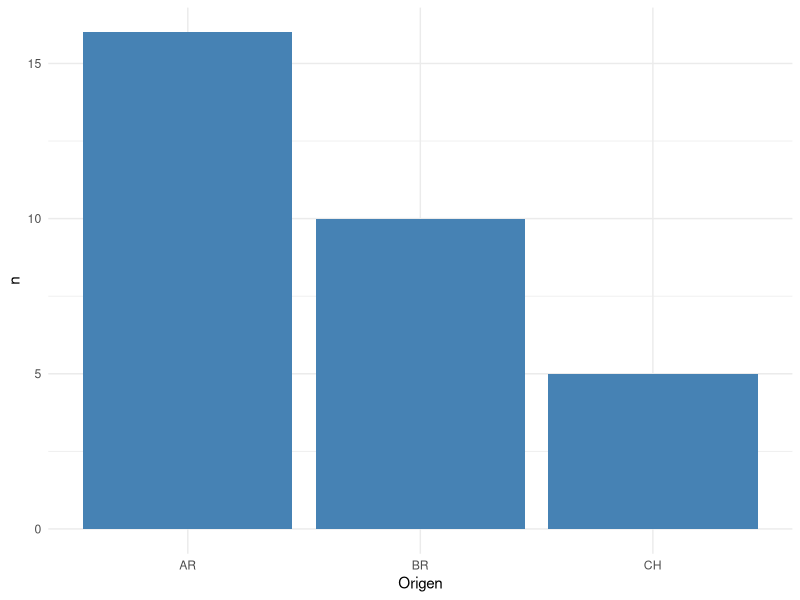
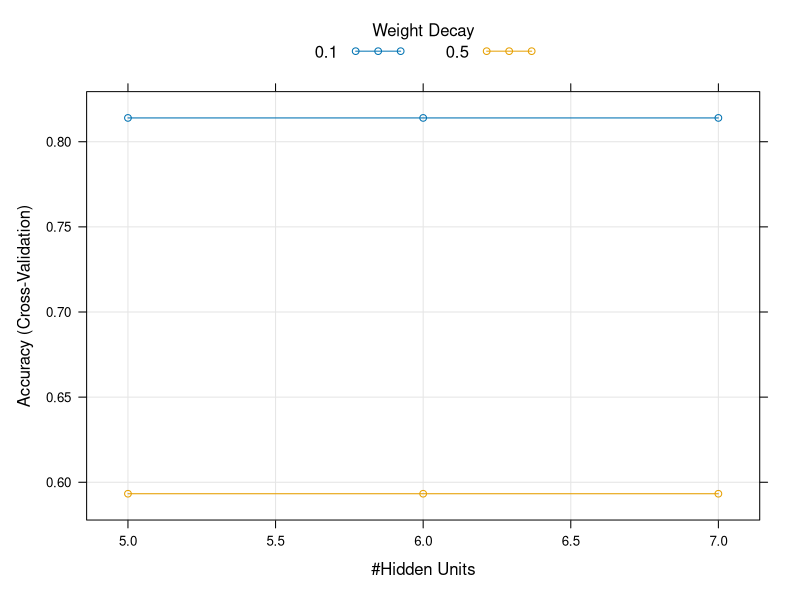
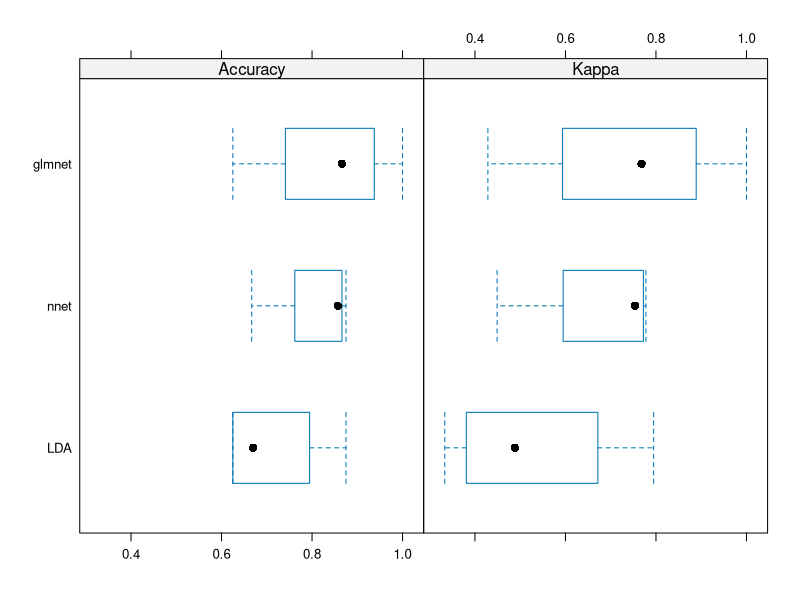
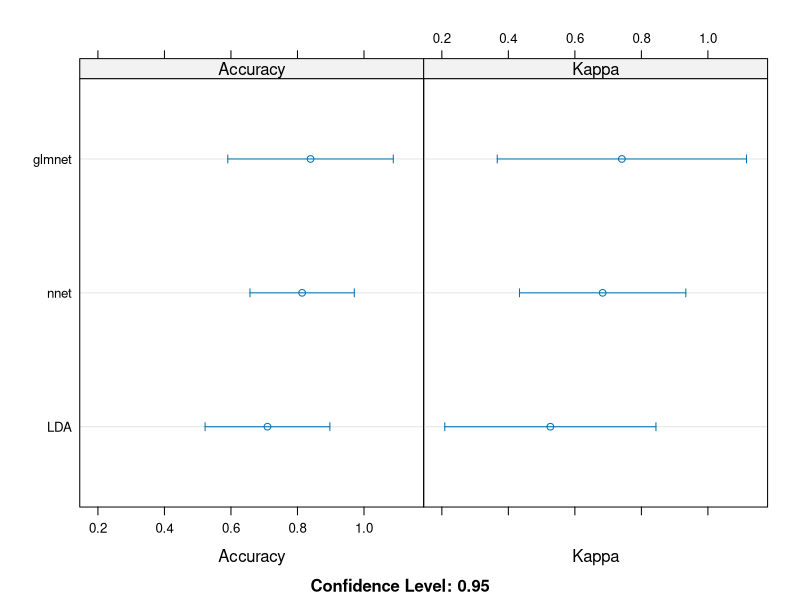

These figures' R source, in order:
## ---- chunk 1
knitr::opts_chunk$set(echo = TRUE)

## ---- chunk 2
library(ggplot2)
suppressMessages(library(tidyverse))
## ---- chunk 3
# cargamos los datos 
library(readxl)
dataset <- read_excel("data/Dataset para enfoque 2 y 3.xlsx")
# escalamos dataset en valores 0 a 1
range01 <- function(x){(x-min(x))/(max(x)-min(x))}
data <- data.frame(dataset[,1], apply(dataset[-1],2,range01))
# desordenamos el dataset
data <- data[sample(1:31),]
# cual es la variable de clase HARDCODEO
Y <- 1 # COLUMNA 1 
## ---- chunk 4

d <- data %>% group_by(Origen) %>% summarise(n = n())
knitr::kable(d, caption = "Tabla que muestra distribución de datapoints por clase")
## ---- chunk 5

myplot <- ggplot(data=d, aes(x=Origen, y=n)) +
  geom_bar(stat="identity", fill="steelblue")+
  theme_minimal()

print(myplot)
## ---- chunk 6
library(caret)
x = data[,-1]
y = data$Origen
#index <- sample(1:nrow(data), round(nrow(data) * 0.7))
#train <- data[index,]
#test <- data[-index,]
SEED <- 1234 # seed semilla para números aleatorios
set.seed(SEED)
mySeeds <- sapply(simplify = FALSE, 1:11, function(u) sample(10^4, 3))

METRIC <- "Accuracy" #
train_control <- trainControl(method="cv", number=4,seeds = mySeeds,classProbs=TRUE)

set.seed(SEED)
mySeeds <- sapply(simplify = FALSE, 1:11, function(u) sample(10^4, 3))
train_control <- trainControl(method="cv", number=4,seeds = mySeeds,classProbs=TRUE)
model.lda <- train(as.factor(Origen)~., data=data, 
                  trControl=train_control, method="lda",metric=METRIC)

p <- predict(model.lda$finalModel,x,type="class")

## ---- chunk 7
print(table(p$class,y))
## ---- chunk 8

my.grid <- expand.grid(.decay = c(0.5, 0.1), .size = c(5, 6, 7))

set.seed(SEED)
mySeeds <- sapply(simplify = FALSE, 1:11, function(u) sample(10^4, 6))
train_control <- trainControl(method="cv", number=4,seeds = mySeeds,classProbs=TRUE)
model.nnet <- train(as.factor(Origen)~., data=data, 
                  trControl=train_control, method="nnet", tuneGrid=my.grid,
                  maxit = 1000, trace = F,metric=METRIC)

p <- predict(model.nnet$finalModel,x,type="class")

print(table(p,y))

## ---- chunk 9

plot(model.nnet)
## ---- chunk 10

set.seed(SEED)
mySeeds <- sapply(simplify = FALSE, 1:11, function(u) sample(10^4, 3))

train_control <- trainControl(method="cv", number=4,seeds = mySeeds,classProbs=TRUE)
model.glmnet <- train(as.factor(Origen)~., data=data, 
                  trControl=train_control, method="glmnet",metric=METRIC)

p <- predict(model.lda$finalModel,x,type="class")

## ---- chunk 11
print(table(p$class,y))
## ---- chunk 12

results <- resamples(list(LDA=model.lda,nnet=model.nnet,glmnet=model.glmnet))
# summarize the distributions
summary(results)
# boxplots of results
bwplot(results)
# dot plots of results
dotplot(results)

